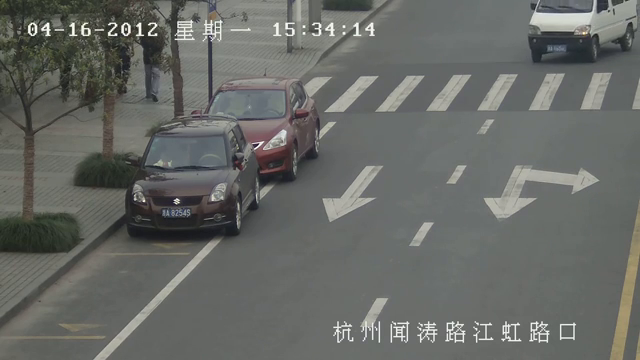
#> input picture frame 75 of videos/traffic_car_video.mp4, 640 x 360 px, given in place of the camera
$ jupyter execute '3_Object Tracking using Mean Shift Method.ipynb'   (text cells are left out)
#> lines starting #> are read from the running program, lines starting #| are printed output that depends on the picture; after the words box and inside, x2 and y2 are one past the last pixel; in counts of white or black regions, pixels touching at a corner belong together
[cell 1]
import cv2
import numpy as np

video_file_path = 'videos/traffic_car_video.mp4'
cap = cv2.VideoCapture(0) # just pass the video file path here

ret, frame = cap.read()
#> frame is the input picture: shape (360, 640, 3); mean B, G, R 101.9, 105.6, 103.5

# declare the initial box for tracking
track_box = (500,0,50,50)

# convert the color frame to hsv
hsv_img = cv2.cvtColor(frame, cv2.COLOR_BGR2HSV)
#> hsv_img: shape (360, 640, 3); mean H, S, V 59.6, 16.3, 106.5

# create the mask using hsv color space
# this code developed to track a red color ball
# use webcam and show red ball from the green frame it start tracking
# required to optimize so that it automaticall detect the red ball at starting

mask1 = cv2.inRange(hsv_img, np.array([0,0,0]), np.array([15,255,255]))
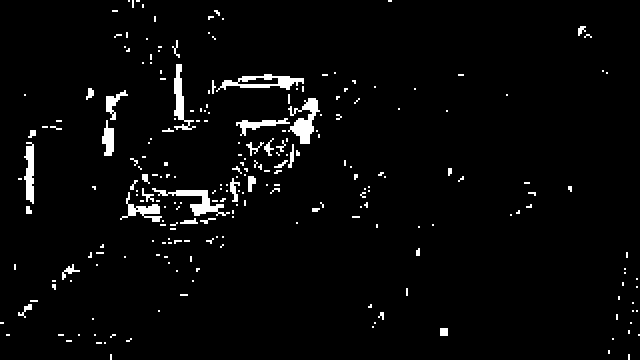
#> mask1: shape (360, 640); 3.2% white; 237 white regions (186 under 20 px), largest, box (x1, y1, x2, y2) and area: (288, 98, 320, 144) 680, (216, 74, 304, 92) 628, (152, 188, 230, 216) 628
mask2 = cv2.inRange(hsv_img, np.array([170,0,0]), np.array([180,255,255]))
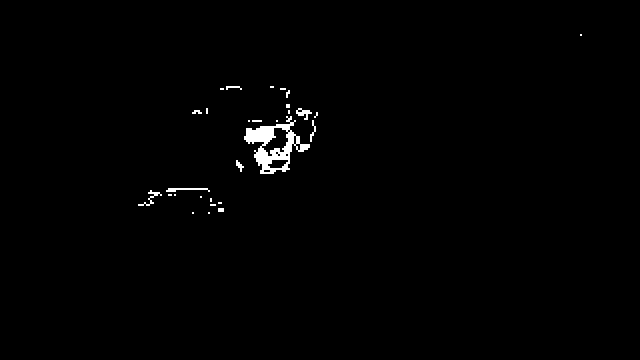
#> mask2: shape (360, 640); 0.88% white; 29 white regions (18 under 20 px), largest, box (x1, y1, x2, y2) and area: (244, 116, 310, 174) 1388, (166, 188, 210, 192) 104, (296, 108, 312, 120) 88

mask = mask1 + mask2
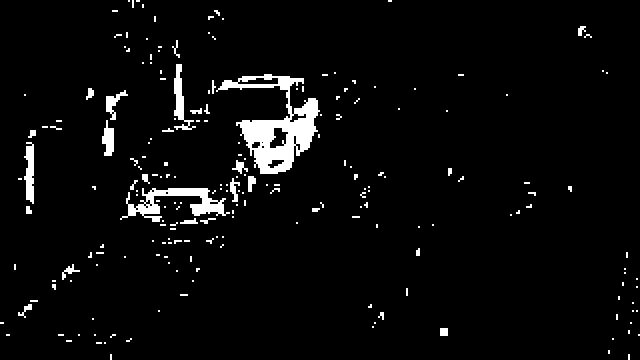
#> mask: shape (360, 640); 4.1% white; 209 white regions (168 under 20 px), largest, box (x1, y1, x2, y2) and area: (216, 74, 320, 174) 3751, (120, 188, 230, 222) 1388, (174, 64, 196, 130) 500

# calculate the color histogram and normalize it
img_hist = cv2.calcHist([hsv_img], [0], mask, [180], [0, 180])
#> img_hist = 180 values, max 2548 at index 0, min 0 at index 3, mean 52.08
cv2.normalize(img_hist, img_hist, 0, 255, cv2.NORM_MINMAX)

# setup the termination criteria
termination_criteria = (cv2.TERM_CRITERIA_EPS | cv2.TERM_CRITERIA_COUNT, 10, 1)


while True:
    ret, frame = cap.read()
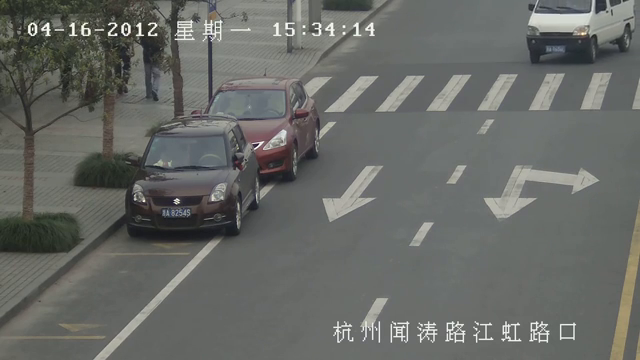
#> input picture frame 76 of videos/traffic_car_video.mp4, 640 x 360 px, given in place of the camera
#> frame is the input picture: shape (360, 640, 3); mean B, G, R 102, 105.6, 103.5

    if not ret:
        print("Not able to load video frame")
        break

    hsv_img2 = cv2.cvtColor(frame, cv2.COLOR_BGR2HSV)
#> hsv_img2: shape (360, 640, 3); mean H, S, V 59.9, 16.1, 106.6
    final_img = cv2.calcBackProject([hsv_img2], [0], img_hist, [0, 180], 1)
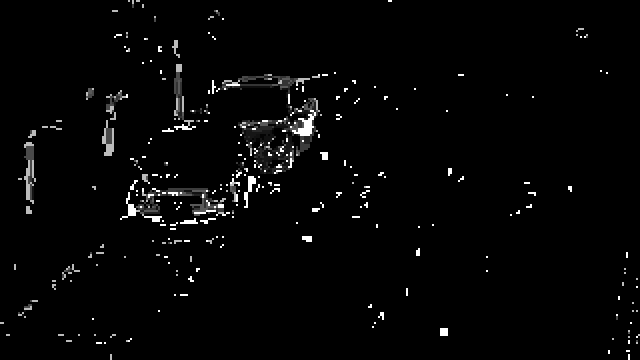
#> final_img: shape (360, 640); min 0, max 255, mean 5.7

    ret, track_box = cv2.meanShift(final_img, track_box, termination_criteria)
#> ret = 0; track_box = (500, 0, 50, 50)

    x,y,w,h = track_box
#> x = 500; y = 0; w = 50; h = 50

    img2 = cv2.rectangle(frame, (x,y), (x+w, y+h), (0,255,0), 1)

    img3 = cv2.flip(img2, 1)
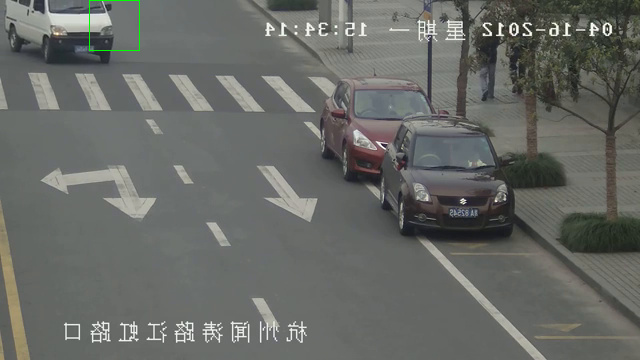
#> img3: shape (360, 640, 3); mean B, G, R 101.9, 105.7, 103.4
    cv2.imshow('Video', img3)

    if cv2.waitKey(1) == ord('q'):
#> (key q is pressed here)
        break

cap.release()
cv2.destroyAllWindows()

$ run again, starting later in the video
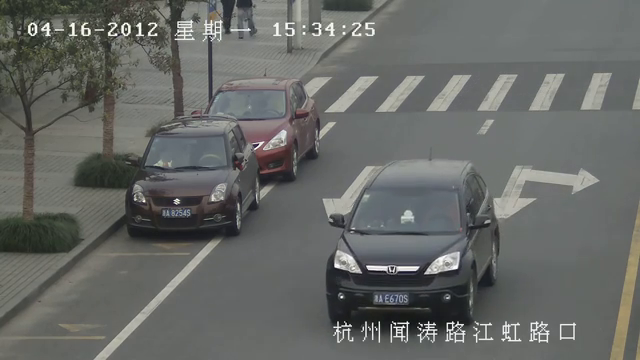
#> input picture frame 337 of videos/traffic_car_video.mp4, 640 x 360 px, given in place of the camera
#> frame is the input picture: shape (360, 640, 3); mean B, G, R 102.1, 104.9, 102.9
#> hsv_img: shape (360, 640, 3); mean H, S, V 66, 16.5, 106.1
#> `mask1 = cv2.inRange(hsv_img, np.array([0,0,0]), np.array([15,255,255]))`:
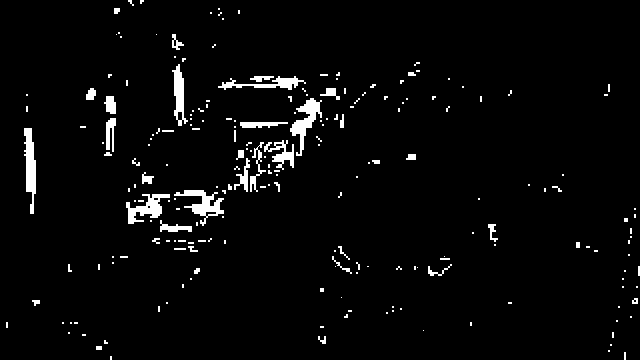
#> mask1: shape (360, 640); 3.3% white; 213 white regions (166 under 20 px), largest, box (x1, y1, x2, y2) and area: (290, 98, 322, 156) 656, (24, 128, 36, 214) 644, (174, 190, 224, 226) 628
#> mask2: shape (360, 640); 0.85% white; 26 white regions (15 under 20 px), largest, box (x1, y1, x2, y2) and area: (242, 98, 304, 174) 1215, (302, 120, 316, 152) 184, (148, 188, 184, 198) 140
#> mask: shape (360, 640); 4.2% white; 195 white regions (152 under 20 px), largest, box (x1, y1, x2, y2) and area: (238, 92, 322, 192) 3009, (126, 188, 232, 226) 1472, (24, 128, 36, 214) 644
#> img_hist = 180 values, max 3125 at index 0, min 0 at index 6, mean 53.53
#> hsv_img2: shape (360, 640, 3); mean H, S, V 66.5, 16.3, 106.2
#> ret = 0; track_box = (500, 0, 50, 50)
#> x = 500; y = 0; w = 50
#> `img3 = cv2.flip(img2, 1)`:
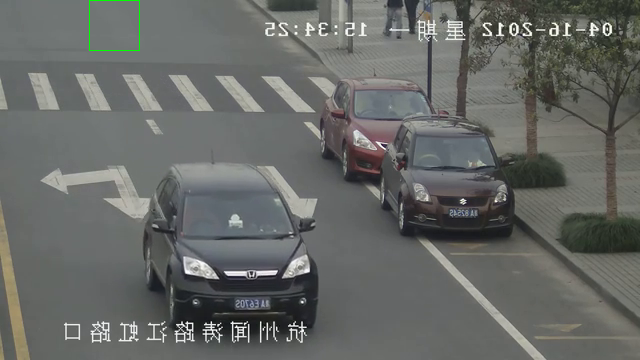
#> img3: shape (360, 640, 3); mean B, G, R 102.2, 105.1, 102.9

$ run again, starting later in the video
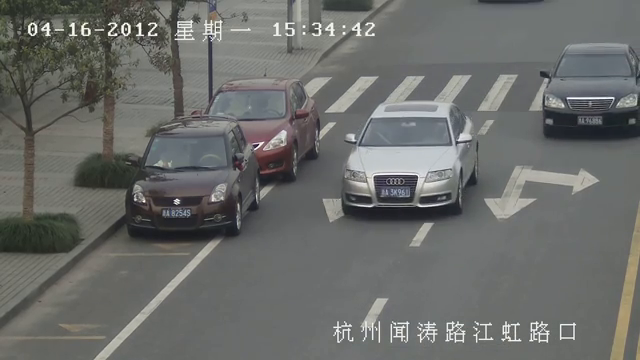
#> input picture frame 600 of videos/traffic_car_video.mp4, 640 x 360 px, given in place of the camera
#> frame is the input picture: shape (360, 640, 3); mean B, G, R 105.9, 108.2, 106.7
#> hsv_img: shape (360, 640, 3); mean H, S, V 65.9, 16, 109.7
#> `mask1 = cv2.inRange(hsv_img, np.array([0,0,0]), np.array([15,255,255]))`:
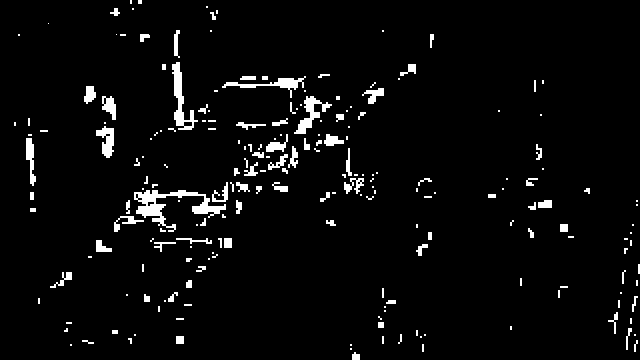
#> mask1: shape (360, 640); 4% white; 211 white regions (120 under 20 px), largest, box (x1, y1, x2, y2) and area: (134, 190, 226, 232) 1136, (172, 62, 198, 130) 604, (294, 96, 332, 134) 468
#> mask2: shape (360, 640); 0.97% white; 25 white regions (14 under 20 px), largest, box (x1, y1, x2, y2) and area: (244, 108, 316, 176) 1663, (186, 190, 218, 206) 112, (194, 110, 206, 120) 72
#> mask: shape (360, 640); 5% white; 192 white regions (115 under 20 px), largest, box (x1, y1, x2, y2) and area: (234, 96, 332, 176) 3095, (134, 182, 230, 232) 1572, (172, 62, 208, 130) 716
#> img_hist = 180 values, max 4218 at index 0, min 0 at index 6, mean 63.69
#> hsv_img2: shape (360, 640, 3); mean H, S, V 66.2, 15.9, 109.7
#> ret = 0; track_box = (500, 0, 50, 50)
#> x = 500; y = 0; w = 50
#> `img3 = cv2.flip(img2, 1)`:
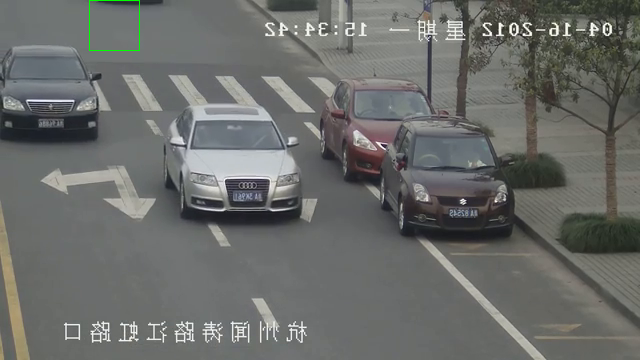
#> img3: shape (360, 640, 3); mean B, G, R 105.8, 108.3, 106.6
